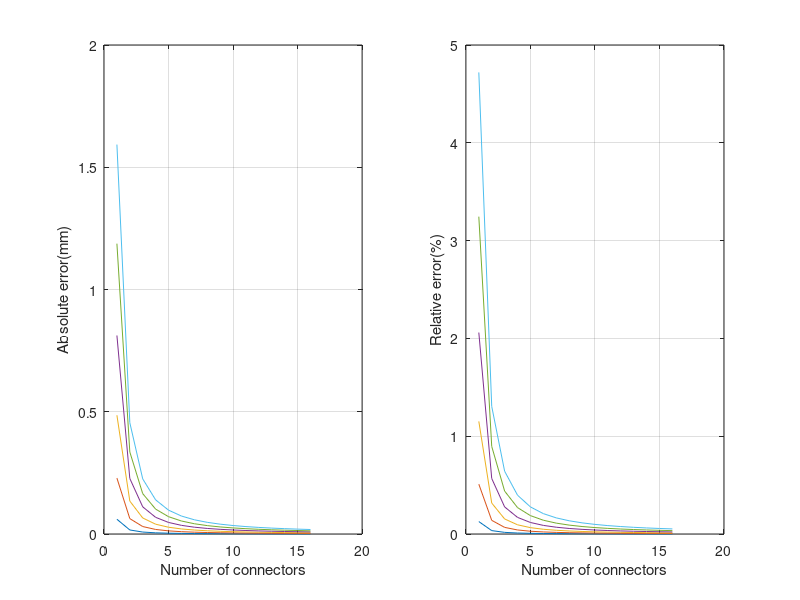

Here is the MATLAB script that generated this plot:
clear;clc;
%% Parameter Define
%%%%%%%%%%%%%%%%%%%%%%%%%%%%%%%%%%%%%%%%%%%%%%%%%%%%%%%%%%%%%%%%%%%%%%%%%%%
% Sr: the arc length of the bending curve                                 %
% r:  the distance between the central axis of the cable guiding hole on  %
%     the connector and the central axis of the connector                 %
% d:  the thickness of the cross-shaped sheet                             %
% R1: the radius of the bending curve                                     %
% l1: the ideal length of the driving cable 1 between the bottom plane    %
%     of the upper connector and the top plane of the lower connector     %
% Ea: the absolute error                                                  %
% Er: the relative error                                                  %
%%%%%%%%%%%%%%%%%%%%%%%%%%%%%%%%%%%%%%%%%%%%%%%%%%%%%%%%%%%%%%%%%%%%%%%%%%% 
length_mm=100;
Sr=0.5*length_mm; 
r=0.14*length_mm; 
d=0.015*length_mm; 
%% Assumption Calculation
for n=0:1:15 % Assume the number of the connectors is n
    for i = 1:1:6
        alpha1=i*10*pi/180;
        R1=Sr/alpha1; 
        S1=(R1-r)*alpha1; 
        l1=2*(n+1)*(R1-r)*sin( ...
            alpha1/(2*(n+1)))-(n+1)*((n*d/(n+1))/sin((pi-alpha1/(n+1))/2 ...
            )-n*d/(n+1));
        % calculate absolute error
        E(i).Ea(n+1,1) = S1-l1; 
        %E(i).Ea(n+1,2) = n+1;
        % calculate relative error 
        E(i).Er(n+1,1) = (E(i).Ea(n+1,1)/l1)*100;  
        %E(i).Er(n+1,2) = n+1;
    end
end
%% Figure Plot
figure;
subplot(1,2,1);
for i = 1:1:6
    plot(E(i).Ea);
    hold on;
end
xlabel('Number of connectors');
ylabel('Absolute error(mm)');
grid on;
subplot(1,2,2);
for i = 1:1:6
    plot(E(i).Er);
    hold on;
end
xlabel('Number of connectors');
ylabel('Relative error(%)');
grid on;
    